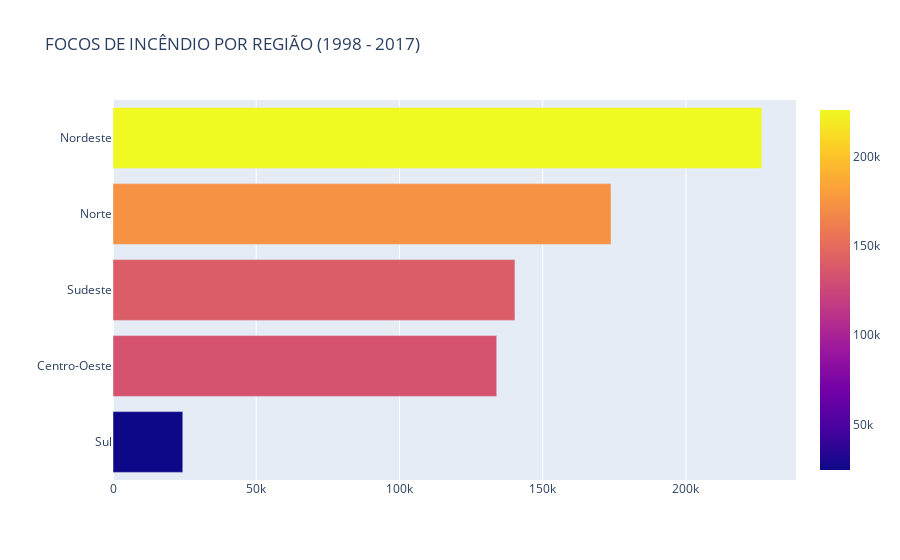

Notebook source saved alongside this figure:
### Code cell
df4 = df[['regiao', 'number']].groupby('regiao').sum().sort_values('number').reset_index()

fig = px.bar(df4, 'number', 'regiao', color='number',
             title='FOCOS DE INCÊNDIO POR REGIÃO (1998 - 2017)',
             labels={
                 "number": " ",
                 "regiao": " ",
                 "number": " "
                 }
            )
fig.show()
df[['regiao', 'number']].groupby('regiao').sum().sort_values('number', ascending=False).reset_index()

### Figure 1 — Plotly figure (JSON) as saved in the notebook; plotly's stock layout.template omitted (floating-point values rounded to 4 significant figures)
{"data": [{"alignmentgroup": "True", "hovertemplate": " =%{marker.color}<extra></extra>", "legendgroup": "", "marker": {"color": [24360.0, 133900.0, 140300.0, 173800.0, 226500.0], "coloraxis": "coloraxis", "pattern": {"shape": ""}}, "name": "", "offsetgroup": "", "orientation": "h", "showlegend": false, "textposition": "auto", "type": "bar", "x": [24360.0, 133900.0, 140300.0, 173800.0, 226500.0], "xaxis": "x", "y": ["Sul", "Centro-Oeste", "Sudeste", "Norte", "Nordeste"], "yaxis": "y"}], "layout": {"barmode": "relative", "coloraxis": {"colorbar": {"title": {"text": " "}}, "colorscale": [[0, "#0d0887"], [0.1111, "#46039f"], [0.2222, "#7201a8"], [0.3333, "#9c179e"], [0.4444, "#bd3786"], [0.5556, "#d8576b"], [0.6667, "#ed7953"], [0.7778, "#fb9f3a"], [0.8889, "#fdca26"], [1, "#f0f921"]]}, "legend": {"tracegroupgap": 0}, "title": {"text": "FOCOS DE INCÊNDIO POR REGIÃO (1998 - 2017)"}, "xaxis": {"anchor": "y", "domain": [0, 1], "title": {"text": " "}}, "yaxis": {"anchor": "x", "domain": [0, 1], "title": {"text": " "}}}}
